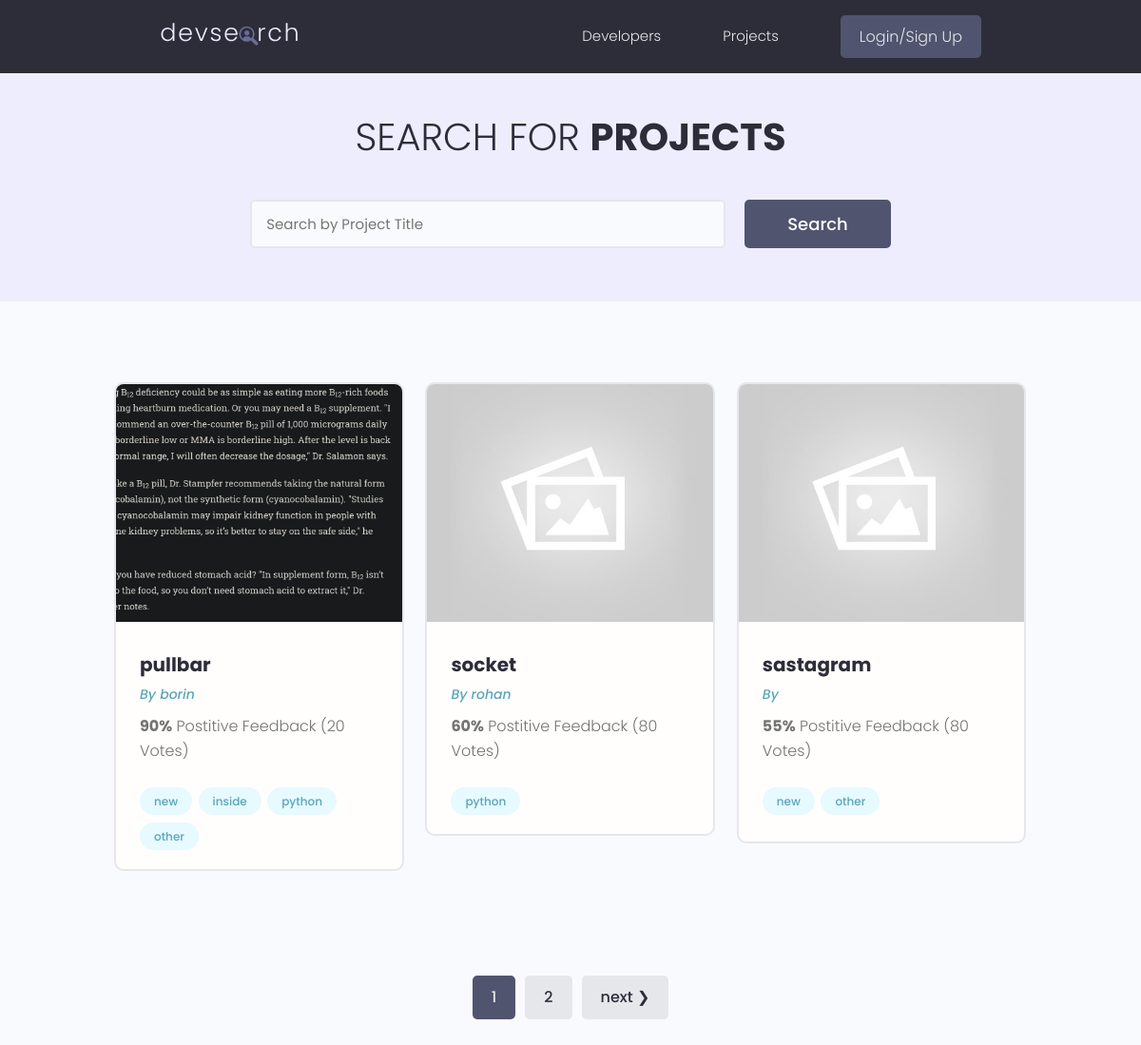
The page /project/ on the database as committed earlier.
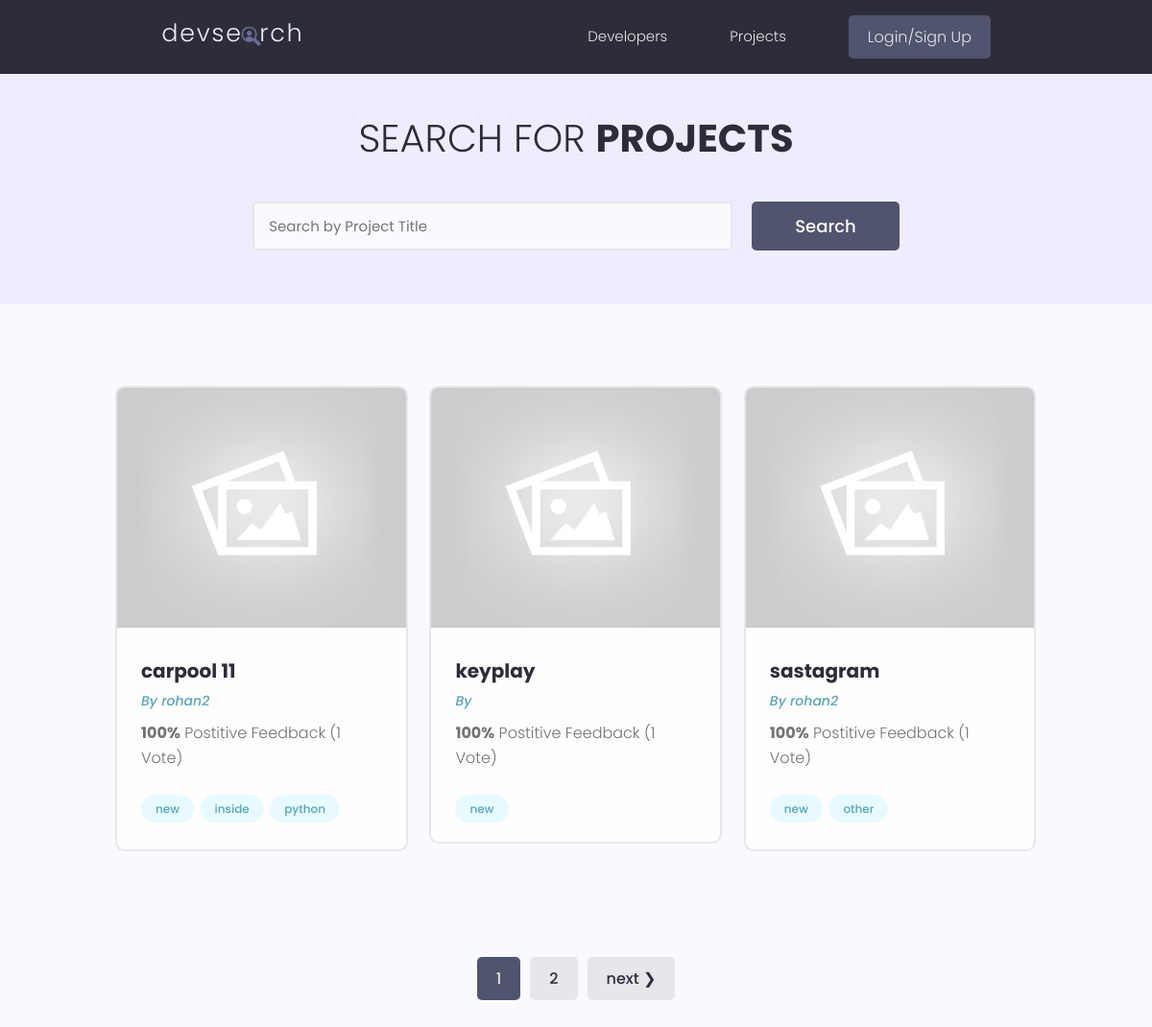
The same page on the database as committed later.
### project/models.py (models this page shows, shortened)
class project(models.Model):
    owner = models.ForeignKey(Profile,null=True,blank=True,on_delete=models.SET_NULL)
    title = models.CharField( max_length=200)
    description = models.TextField( null = True , blank = True )
    featured_image = models.ImageField(null=True,blank=True,default="default.jpg")
    demo_link = models.CharField( max_length=2000,null = True , blank = True)
    source_link = models.CharField( max_length=2000,null = True , blank = True)
    tags = models.ManyToManyField('Tag',blank=True)
    vote_total = models.IntegerField(default = 0 ,null = True,blank = True)
    vote_ratio = models.IntegerField(default = 0 ,null = True,blank = True)
    created = models.DateTimeField(auto_now_add=True)
    id = models.UUIDField( default = uuid.uuid4,unique = True,editable = False,primary_key = True)
    class Meta:
        ordering = ['-vote_ratio','-vote_total','title']

class Tag(models.Model):
    name = models.CharField( max_length=200)
    created = models.DateTimeField(auto_now_add=True)
    id = models.UUIDField( default = uuid.uuid4,unique = True,editable = False,primary_key = True)
    def __str__(self):
        return self.name

### users/models.py (models this page shows, shortened)
class Profile(models.Model):
    user = models.OneToOneField(User,on_delete=models.CASCADE,null=True,blank=True)
    name = models.CharField(max_length=200,blank=True,null=True)
    username =  models.CharField(max_length=200,blank=True,null=True)
    email = models.EmailField(max_length=500,blank=True,null=True)
    location = models.CharField(max_length=200,blank=True,null=True)
    short_intro = models.CharField(max_length=200,blank=True,null=True)
    bio = models.TextField(blank=True,null=True)
    profile_image = models.ImageField(blank=True,null=True,upload_to='profiles/',default='profiles/user-default.png')
    social_github = models.CharField(max_length=200,blank=True,null=True)
    social_twitter = models.CharField(max_length=200,blank=True,null=True)
    social_linkedin = models.CharField(max_length=200,blank=True,null=True)
    social_youtube = models.CharField(max_length=200,blank=True,null=True)
    social_website = models.CharField(max_length=200,blank=True,null=True)
    created = models.DateTimeField(auto_now_add=True)
    id = models.UUIDField( default = uuid.uuid4,unique = True,editable = False,primary_key = True)
    class Meta:
        ordering = ['created']

### project/views.py (the view)
# urls.py: path('project/',include('project.urls')),
def project(request):
    search_query = ''
    project,searchProject = searchProjects(request)
    custom_range,project = paginateProjects(request,project,3)
    context={ 'project': project , 'search_query':search_query , 'custom_range':custom_range}
    return render(request,'project/project.html', context )

### project/utils.py (called while the page is built)
def paginateProjects(request,project,results):
    page = request.GET.get('page')
    paginator = Paginator(project,results)
    try:
        project = paginator.page(page)
    except PageNotAnInteger:
        page = 1
        project = paginator.page(page)
    except EmptyPage:
        page = paginator.num_pages
        project = paginator.page(page)
    leftIndex = (int(page )- 1)
    if leftIndex < 1 :
        leftIndex = 1
    rightIndex = (int(page)+ 1 )
    if rightIndex > paginator.num_pages:
        rightIndex = paginator.num_pages + 1
    custom_range = leftIndex,rightIndex
    return custom_range,project

def searchProjects(request):
    search_query = ''
    if request.GET.get('search_query'):
        search_query = request.GET.get('search_query')
    tags = Tag.objects.filter(name__icontains= search_query)
    project = projectmodel.objects.distinct().filter(
        Q(title__icontains = search_query) |
        Q(description__icontains = search_query) |
        Q(owner__name__icontains = search_query) |
        Q(tags__in = tags)
    )
    return project,search_query

### project/templates/project/project.html (shortened to what this page needs)
{% extends "main.html" %}
{% block content %}
<main class="projects">
    <section class="hero-section text-center">
      <div class="container container--narrow">
        <div class="hero-section__box">
          <h2>Search for <span>Projects</span></h2>
        </div>
        <div class="hero-section__search">
          <form  id="searchForm" class="form" action="{% url 'project' %}" method="get">
            <div class="form__field">
              <input class="input input--text" id="formInput#search" type="text" name="search_query"
                placeholder="Search by Project Title" value="{{search_query}}"/>
            </div>
            <input class="btn btn--sub btn--lg" type="submit" value="Search" />
          </form>
        </div>
      </div>
    </section>
    <section class="projectsList">
      <div class="container">
        <div class="grid grid--three">
          {% for project in project %}
          <div class="column">
            <div class="card project">
              <a href="{% url "proj" project.id %}" class="project">
                <img class="project__thumbnail" src="{{project.featured_image.url}}" alt="project thumbnail" />
                <div class="card__body">
                  <h3 class="project__title">{{project.title}}</h3>
                  <p><a class="project__author" href="{% url 'profiles'   %}">By {{project.owner.name}}</a></p>
                  <p class="project--rating">
                    <span style="font-weight: bold;">{{project.vote_ratio}}%</span> Postitive
                    Feedback ({{project.vote_total}} Vote{{project.vote_total|pluralize:"s"}})
                  </p>
                  <div class="project__tags">
                    {% for tag in project.tags.all %}
                    <span class="tag tag--pill tag--main">
                      <small>{{tag}}</small>
                    </span>
                    {% endfor %}
                  </div>
                </div>
              </a>
            </div>
          </div>
          {% endfor %}
        </div>
      </div>
    </section>
    {% include "pagination.html"  with queryset=project custom_range=custom_range %}
  </main>
{% endblock content %}

Rows that differ between the two databases and show on the page:
no longer on this page (row unchanged): project: featured_image (picture), title "pullbar", owner.name "borin", vote_ratio "90", vote_total "20", Tag (name "new"), Tag (name "inside"), Tag (name "python"), Tag (name "other")
no longer on this page (row edited): project: featured_image (placeholder picture), title "socket", owner.name "rohan", vote_ratio "60", vote_total "80", Tag (name "python")
now on this page (row edited): project: featured_image (placeholder picture), title "carpool 11", owner.name "rohan2", vote_ratio "100", vote_total "1", Tag (name "new"), Tag (name "inside"), Tag (name "python")
now on this page (row edited): project: featured_image (placeholder picture), title "keyplay", vote_ratio "100", vote_total "1", Tag (name "new")
changed project "sastagram": owner.name (not shown) → "rohan2"; vote_ratio "55" → "100"; vote_total "80" → "1"
